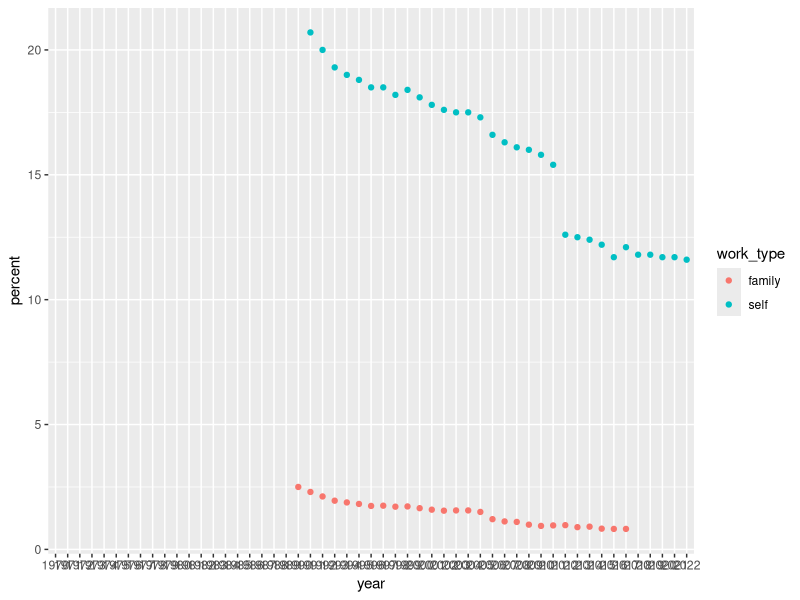

Generate this figure with R:
## ---- chunk 1
library(ggplot2)
library(dplyr)
library(tidyr)
library(cowplot)

family <- read.csv("male_family_workers_percent_of_male_employment.csv", row.names = 1)
salaried <- read.csv("male_salaried_workers_percent_of_non_agricultural_male_employment.csv", row.names = 1)
self <- read.csv("male_self_employed_percent_of_male_employment.csv", row.names = 1)
## ---- chunk 2
japan <- family[77, ]
japan <- bind_rows(japan, self[80,])
japan_s <- salaried[63,]
japan
japan_s
## ---- chunk 3
japan <- cbind(work_type = c('family', 'self'), japan)
japan_s <- cbind(work_type = c('salaried'), japan_s)


## ---- chunk 4
colnames(japan) <- c('work_type', seq(1970,2022))
colnames(japan_s) <- c('work_type', seq(1970,2017))

## ---- chunk 5

japan2 <- gather(japan, 'year', 'percent', 2:54)
japan_s2 <- gather(japan_s, 'year', 'percent', 2:49)
## ---- chunk 6
usa <- subset(family, row.names(family) == "United States")
usa <- bind_rows(usa, subset(self, row.names(self) == "United States"))
usa_s <- subset(salaried, row.names(salaried) == "United States")


usa <- cbind(work_type = c('family', 'self'), usa)
usa_s <- cbind(work_type = c('salaried'), usa_s)

colnames(usa) <- c('work_type', seq(1970,2022))
colnames(usa_s) <- c('work_type', seq(1970,2017))

usa2 <- gather(usa, 'year', 'percent', 2:54)
usa_s2 <- gather(usa_s, 'year', 'percent', 2:49)
## ---- chunk 7
qplot(x=year, y = percent, data = japan2, color = work_type)
